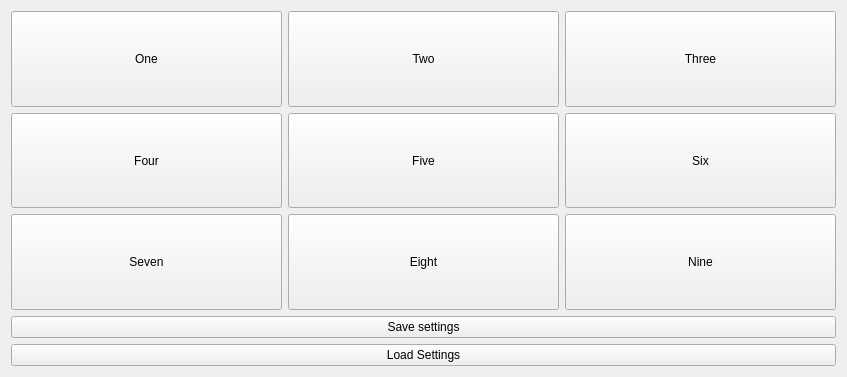
<?xml version="1.0" encoding="UTF-8"?>
<ui version="4.0">
 <class>Widget</class>
 <widget class="QWidget" name="Widget">
  <property name="geometry">
   <rect>
    <x>0</x>
    <y>0</y>
    <width>847</width>
    <height>377</height>
   </rect>
  </property>
  <property name="windowTitle">
   <string>Widget</string>
  </property>
  <layout class="QVBoxLayout" name="verticalLayout">
   <item>
    <layout class="QGridLayout" name="gridLayout">
     <item row="0" column="0">
      <widget class="QPushButton" name="buttonOne">
       <property name="sizePolicy">
        <sizepolicy hsizetype="Minimum" vsizetype="Expanding">
         <horstretch>0</horstretch>
         <verstretch>0</verstretch>
        </sizepolicy>
       </property>
       <property name="text">
        <string>One</string>
       </property>
      </widget>
     </item>
     <item row="0" column="1">
      <widget class="QPushButton" name="buttonTwo">
       <property name="sizePolicy">
        <sizepolicy hsizetype="Minimum" vsizetype="Expanding">
         <horstretch>0</horstretch>
         <verstretch>0</verstretch>
        </sizepolicy>
       </property>
       <property name="text">
        <string>Two</string>
       </property>
      </widget>
     </item>
     <item row="0" column="2">
      <widget class="QPushButton" name="buttonThree">
       <property name="sizePolicy">
        <sizepolicy hsizetype="Minimum" vsizetype="Expanding">
         <horstretch>0</horstretch>
         <verstretch>0</verstretch>
        </sizepolicy>
       </property>
       <property name="text">
        <string>Three</string>
       </property>
      </widget>
     </item>
     <item row="1" column="0">
      <widget class="QPushButton" name="buttonFour">
       <property name="sizePolicy">
        <sizepolicy hsizetype="Minimum" vsizetype="Expanding">
         <horstretch>0</horstretch>
         <verstretch>0</verstretch>
        </sizepolicy>
       </property>
       <property name="text">
        <string>Four</string>
       </property>
      </widget>
     </item>
     <item row="1" column="1">
      <widget class="QPushButton" name="buttonFive">
       <property name="sizePolicy">
        <sizepolicy hsizetype="Minimum" vsizetype="Expanding">
         <horstretch>0</horstretch>
         <verstretch>0</verstretch>
        </sizepolicy>
       </property>
       <property name="text">
        <string>Five</string>
       </property>
      </widget>
     </item>
     <item row="1" column="2">
      <widget class="QPushButton" name="buttonSix">
       <property name="sizePolicy">
        <sizepolicy hsizetype="Minimum" vsizetype="Expanding">
         <horstretch>0</horstretch>
         <verstretch>0</verstretch>
        </sizepolicy>
       </property>
       <property name="text">
        <string>Six</string>
       </property>
      </widget>
     </item>
     <item row="2" column="0">
      <widget class="QPushButton" name="buttonSeven">
       <property name="sizePolicy">
        <sizepolicy hsizetype="Minimum" vsizetype="Expanding">
         <horstretch>0</horstretch>
         <verstretch>0</verstretch>
        </sizepolicy>
       </property>
       <property name="text">
        <string>Seven</string>
       </property>
      </widget>
     </item>
     <item row="2" column="1">
      <widget class="QPushButton" name="buttonEight">
       <property name="sizePolicy">
        <sizepolicy hsizetype="Minimum" vsizetype="Expanding">
         <horstretch>0</horstretch>
         <verstretch>0</verstretch>
        </sizepolicy>
       </property>
       <property name="text">
        <string>Eight</string>
       </property>
      </widget>
     </item>
     <item row="2" column="2">
      <widget class="QPushButton" name="buttonNine">
       <property name="sizePolicy">
        <sizepolicy hsizetype="Minimum" vsizetype="Expanding">
         <horstretch>0</horstretch>
         <verstretch>0</verstretch>
        </sizepolicy>
       </property>
       <property name="text">
        <string>Nine</string>
       </property>
      </widget>
     </item>
    </layout>
   </item>
   <item>
    <widget class="QPushButton" name="saveButton">
     <property name="text">
      <string>Save settings</string>
     </property>
    </widget>
   </item>
   <item>
    <widget class="QPushButton" name="loadButton">
     <property name="text">
      <string>Load Settings</string>
     </property>
    </widget>
   </item>
  </layout>
 </widget>
 <resources/>
 <connections/>
</ui>
